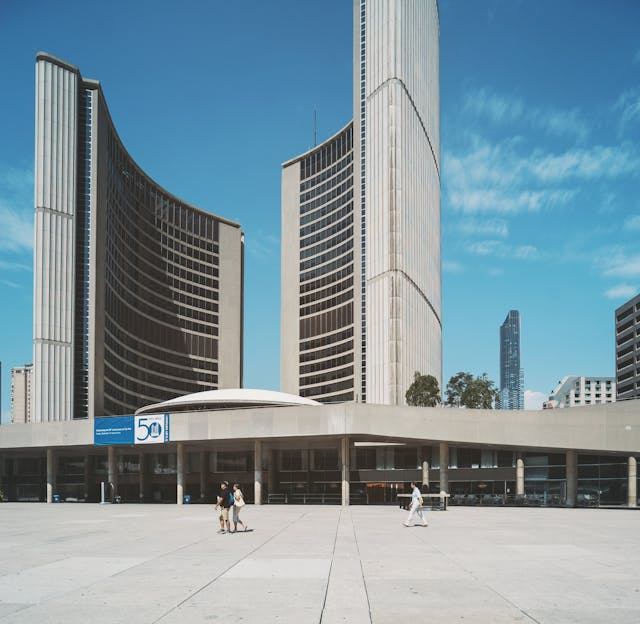
#> input picture city_hall.jpg, 640 x 624 px
$ python ex_nr_1_3.py
#> lines starting #> are read from the running program, lines starting #| are printed output that depends on the picture
import cv2

# Load the image in color mode.
img = cv2.imread('city_hall.jpg', 3)
#> img is the input picture: shape (624, 640, 3); mean B, G, R 158.4, 147.5, 125

# Convert the image to grayscale.
img_gray = cv2.cvtColor(img, cv2.COLOR_BGR2GRAY)
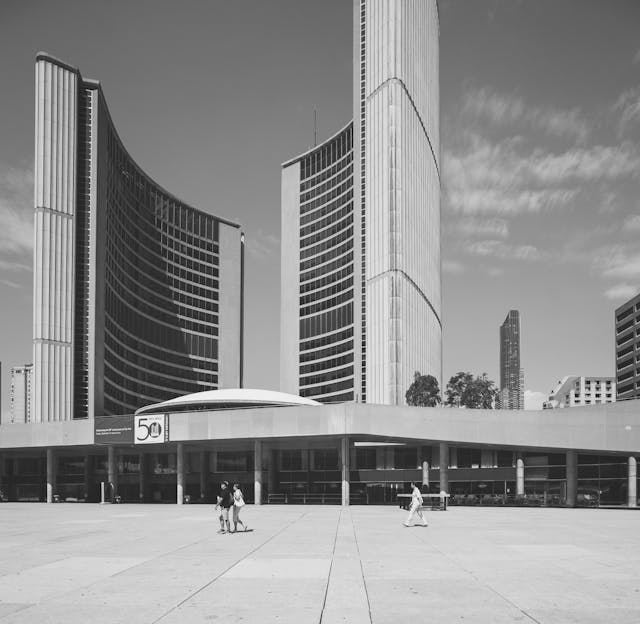
#> img_gray: shape (624, 640); min 0, max 253, mean 142

# Save the grayscale image.
cv2.imwrite('img_gray.jpg', img_gray)

$ run again, with friends.jpg copied over city_hall.jpg
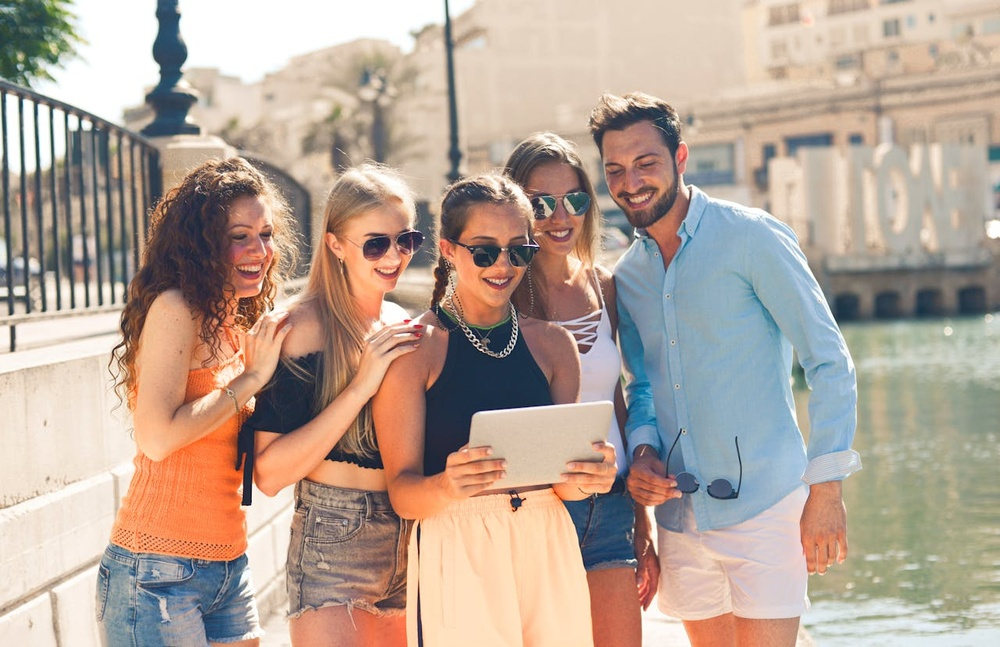
#> input picture friends.jpg, 1000 x 647 px, shrunk from 1280 x 828 before the run
#> img is the input picture: shape (647, 1000, 3); mean B, G, R 151.2, 163.9, 181.9
#> `img_gray = cv2.cvtColor(img, cv2.COLOR_BGR2GRAY)`:
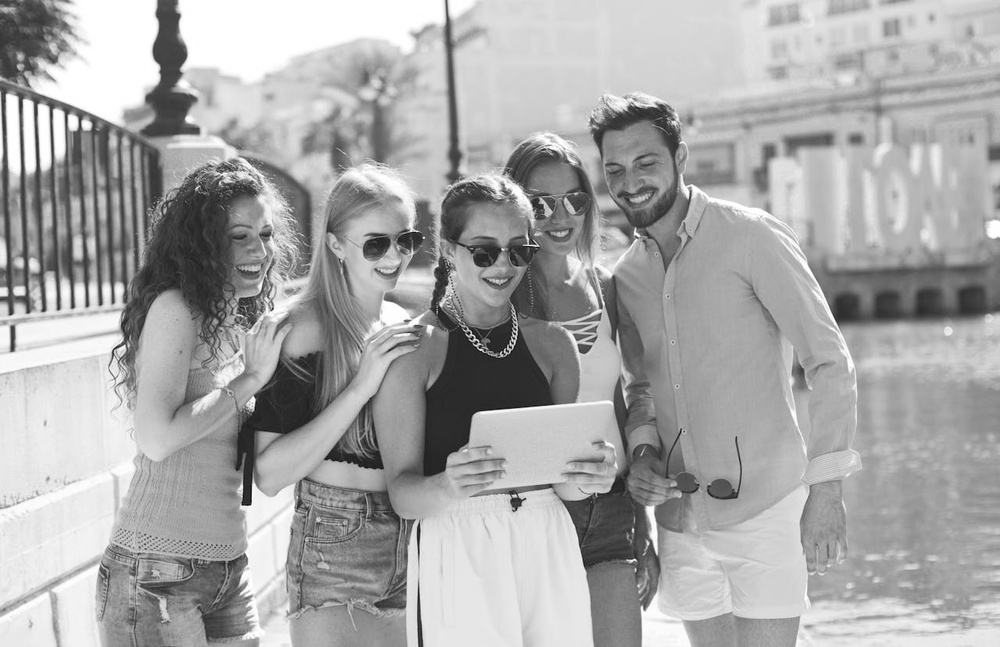
#> img_gray: shape (647, 1000); min 2, max 255, mean 167.8

$ run again, with portrait_bird.jpg copied over city_hall.jpg
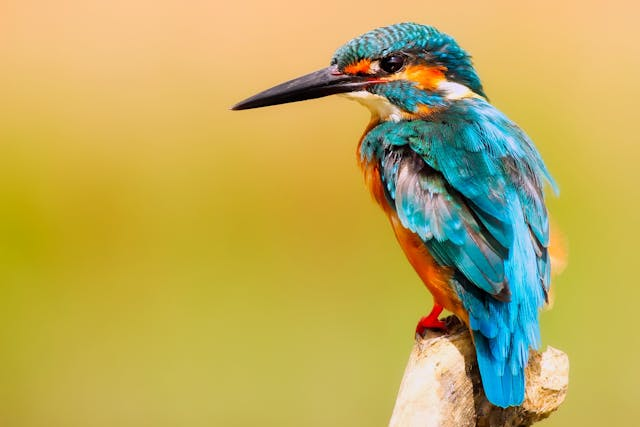
#> input picture portrait_bird.jpg, 640 x 427 px
#> img is the input picture: shape (427, 640, 3); mean B, G, R 90.2, 171.8, 189.2
#> `img_gray = cv2.cvtColor(img, cv2.COLOR_BGR2GRAY)`:
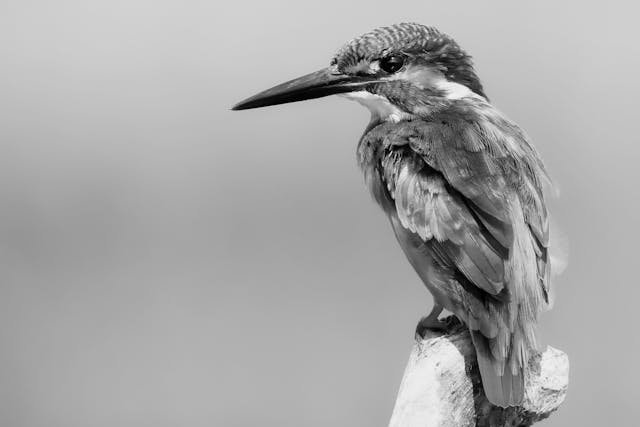
#> img_gray: shape (427, 640); min 0, max 247, mean 167.8
